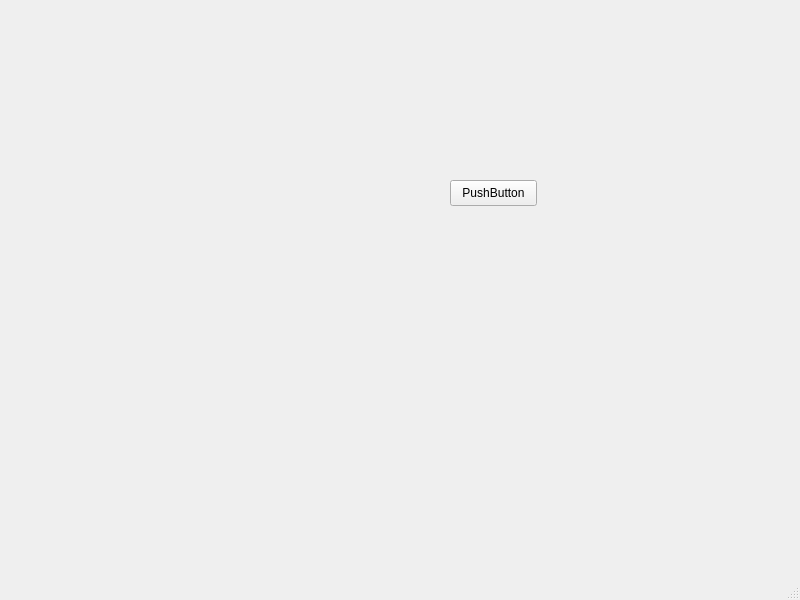
<?xml version="1.0" encoding="UTF-8"?>
<ui version="4.0">
 <class>MainWindow</class>
 <widget class="QMainWindow" name="MainWindow">
  <property name="geometry">
   <rect>
    <x>0</x>
    <y>0</y>
    <width>800</width>
    <height>600</height>
   </rect>
  </property>
  <property name="windowTitle">
   <string>MainWindow</string>
  </property>
  <widget class="QWidget" name="centralwidget">
   <widget class="QPushButton" name="pushButton">
    <property name="geometry">
     <rect>
      <x>450</x>
      <y>180</y>
      <width>87</width>
      <height>26</height>
     </rect>
    </property>
    <property name="text">
     <string>PushButton</string>
    </property>
   </widget>
  </widget>
  <widget class="QMenuBar" name="menubar">
   <property name="geometry">
    <rect>
     <x>0</x>
     <y>0</y>
     <width>800</width>
     <height>23</height>
    </rect>
   </property>
  </widget>
  <widget class="QStatusBar" name="statusbar"/>
 </widget>
 <resources/>
 <connections/>
</ui>
